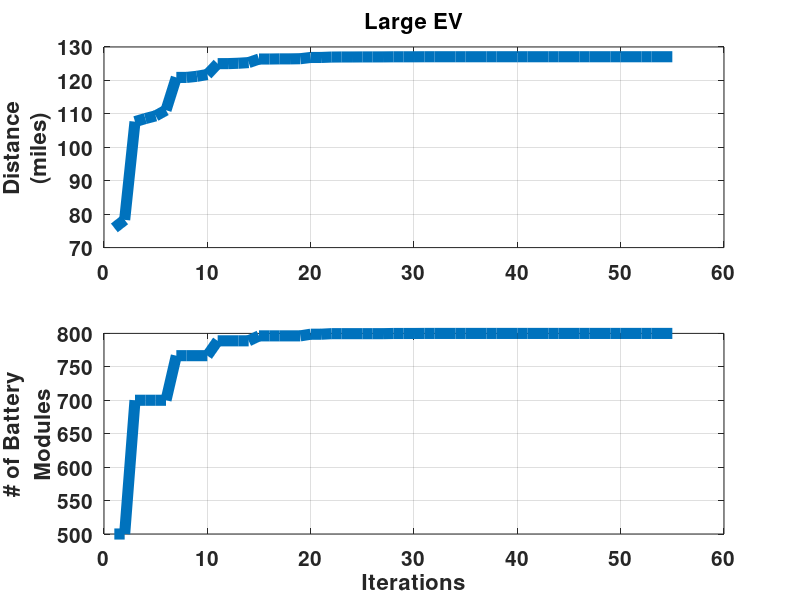

Write the MATLAB code that produced this figure.
clear
%% lARGE
load large_dist_MECH_555
Ds = 7.45*8; 

iter = small_electric_STEP_optimization.GLOBAL.f_min_hist.iter;
delta_soc = small_electric_STEP_optimization.GLOBAL.f_min_hist.c(:,1);
module_num = small_electric_STEP_optimization.GLOBAL.f_min_hist.x(:,3);
Dist = 1./(abs(delta_soc'))*Ds;

figure(2);
subplot(2,1,1)
plot(iter,Dist,'linewidth',8);
xlabel([]);
ylabel({'Distance', '(miles)'}),grid
set(gca,'FontSize',15,'fontWeight','bold')
set(findall(gcf,'type','text'),'FontSize',16,'fontWeight','bold')
title('Large EV')
subplot(2,1,2)
plot(iter,module_num,'linewidth',8);
xlabel('Iterations');
ylabel({'# of Battery', 'Modules'}),grid

set(gca,'FontSize',15,'fontWeight','bold')
set(findall(gcf,'type','text'),'FontSize',16,'fontWeight','bold')